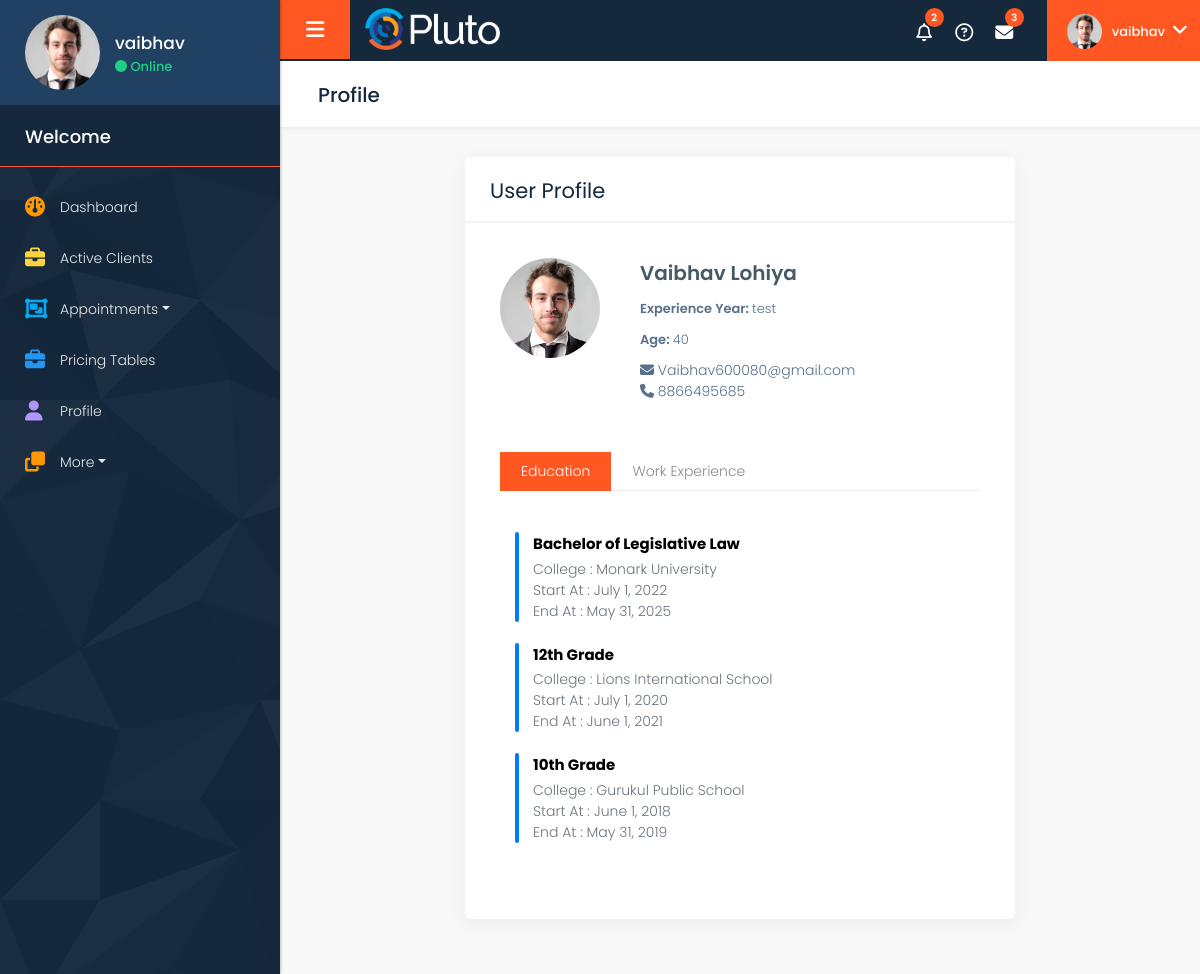
The app's page /profile (signed in) with its own data.
### adminapp/models.py (models this page shows, shortened)
class lawyer(models.Model):
    name = models.CharField(max_length=50)
    email = models.EmailField()
    age = models.IntegerField(null=True, blank=True)
    password = models.CharField(max_length=50)

class Education(models.Model):
    lawyer = models.ForeignKey(lawyer, on_delete=models.CASCADE, related_name="educations")
    degree = models.CharField(max_length=100)
    expertise = models.CharField(max_length=25)
    institution = models.CharField(max_length=100)
    start_date = models.DateField()
    end_date = models.DateField()
    class Meta:
        ordering = ['-end_date']

### lawyerapp/views.py (the view)
# urls.py: path('profile', views.profile),
def profile(request):
    name = request.session['user_id']
    prof_ile = lawyer.objects.filter(id=name).values('name','email').first
    education = Education.objects.filter(lawyer=name).values('degree','institution','expertise','start_date','end_date').all().order_by('-end_date')
    experience = Work_experience.objects.filter(lawyer=name).values('Court','start_date','end_date').all()
    return render(request,'lawyerapp/profile.html',{'profile':prof_ile,'education':education,'experience':experience})

### templates/lawyerapp/profile.html (shortened to what this page needs)
<!DOCTYPE html>
{% load static %}
<html lang="en">
  <head>
    <link
      rel="stylesheet"
      href="{% static 'lawyerapp/css/bootstrap.min.css' %}"
    />
    <link rel="stylesheet" href="{% static 'lawyerapp/style.css' %}" />
    <link
      href="https://cdnjs.cloudflare.com/ajax/libs/font-awesome/6.5.1/css/all.min.css"
      rel="stylesheet"
    />
  </head>
  <body class="dashboard">
    <div class="full_container">
      <div class="inner_container">
        {% include 'lawyerapp/sidebar.html' %}
        <div id="content">
          {% include 'lawyerapp/top.html' %}
          <div class="midde_cont">
            <div class="container-fluid">
              <div class="row column_title">
                <div class="col-md-12">
                  <div class="page_title">
                    <h2>Profile</h2>
                  </div>
                </div>
              </div>
              <div class="row column1">
                <div class="col-md-2"></div>
                <div class="col-md-8">
                  <div class="white_shd full margin_bottom_30">
                    <div class="full graph_head">
                      <div class="heading1 margin_0">
                        <h2>User Profile</h2>
                      </div>
                    </div>
                    <div class="full price_table padding_infor_info">
                      <div class="row">
                        <div class="col-lg-12">
                          <div class="full dis_flex center_text">
                            <div class="profile_img">
                              <img
                                width="100"
                                class="rounded-circle"
                                src="{% static 'lawyerapp/images/layout_img/user_img.jpg'%}"
                                alt="Lawyer Image"
                              />
                            </div>
                            <div class="profile_contant">
                              <div class="contact_inner">
                                <h3>{{profile.name}}</h3>
                                <p><strong>Experience Year: </strong>test</p>
                                <p><strong>Age: </strong>40</p>
                                <ul class="list-unstyled">
                                  <li>
                                    <i class="fa fa-envelope-o"></i>
                                    Vaibhav600080@gmail.com
                                  </li>
                                  <li>
                                    <i class="fa fa-phone"></i> 8866495685
                                  </li>
                                </ul>
                              </div>
                            </div>
                          </div>
                          <div class="full inner_elements margin_top_30">
                            <div class="tab_style2">
                              <div class="tabbar">
                                <nav>
                                  <div
                                    class="nav nav-tabs"
                                    id="nav-tab"
                                    role="tablist"
                                  >
                                    <a
                                      class="nav-item nav-link active"
                                      id="nav-edu-tab"
                                      data-toggle="tab"
                                      href="#education"
                                      role="tab"
                                      >Education</a
                                    >
                                    <a
                                      class="nav-item nav-link"
                                      id="nav-exp-tab"
                                      data-toggle="tab"
                                      href="#experience"
                                      role="tab"
                                      >Work Experience</a
                                    >
                                  </div>
                                </nav>
                                <div class="tab-content" id="nav-tabContent">
                                  <div
                                    class="tab-pane fade show active"
                                    id="education"
                                    role="tabpanel"
                                  >
                                  <div class="container mt-4">
                                    {% for edu in education%}
                                      <div class="d-flex mb-4">
                                        <div
                                          class="education-border me-3 mr-3"
                                        ></div>
                                        <div>
                                          <h5 class="mb-1">{{edu.degree}}</h5>
                                          <p class="text-muted mb-0">
                                            College : {{edu.institution}}
                                          </p>
                                          <p class="text-muted mb-0">
                                            Start At : {{edu.start_date}}
                                          </p>
                                          <p class="text-muted mb-0">
                                            End At : {{edu.end_date}}
                                          </p>
                                        </div>
                                      </div>
                                      {% endfor %}
                                    </div>
                                  </div>
                                </div>
                              </div>
                            </div>
                          </div>
                        </div>
                      </div>
                    </div>
                  </div>
                  <div class="col-md-2"></div>
                </div>
              </div>
            </div>
          </div>
        </div>
      </div>
    </div>
  </body>
</html>

### static/lawyerapp/style.css (style rules this page uses)
* { margin: 0; padding: 0; outline: none !important; }
html, body { color: #898989; font-size: 14px; font-family: 'Poppins', sans-serif; line-height: normal; font-weight: 300; overflow-x: hidden !important; }
a { color: #1f1f1f; text-decoration: none !important; outline: none !important; -webkit-transition: all .3s ease-in-out; -moz-transition: all .3s ease-in-out; -ms-transition: all .3s ease-in-out; -o-transition: all .3s ease-in-out; transition: all .3s ease-in-out; }
h1, h2, h3, h4, h5, h6 { letter-spacing: 0; font-weight: normal; position: relative; padding: 0; font-weight: normal; line-height: normal; color: #1f1f1f; margin: 0 }
h3 { font-size: 18px }
h5 { font-size: 14px }
a { color: #898989; text-decoration: none; outline: none; }
a, .btn { text-decoration: none !important; outline: none !important; -webkit-transition: all .3s ease-in-out; -moz-transition: all .3s ease-in-out; -ms-transition: all .3s ease-in-out; -o-transition: all .3s ease-in-out; transition: all .3s ease-in-out; }
ul { list-style-type: none; padding: 0px; margin: 0px; }
.padding_infor_info { padding: 35px 35px; float: left; width: 100%; }
h2 { font-size: 30px; color: #000; line-height: 20px; font-weight: 700; position: relative; }
h3 { font-size: 24px; color: #000; line-height: normal; font-weight: 700; text-transform: uppercase; }
h5 { font-size: 15px; font-weight: 700; text-transform: uppercase; margin: 0; line-height: normal; color: #000; }
p { color: #58718a; font-size: 14px; line-height: 21px; }
.container { width: 1200px; }
.full { width: 100%; float: left; }
.heading1 h2 { line-height: normal; font-size: 21px; font-weight: 400; margin: 0; padding-left: 0; color: #15283c; letter-spacing: 0px; }
.margin_top_30 { margin-top: 30px; }
.margin_0 { margin: 0 !important; }
.full_container { width: 100%; max-width: 100%; padding: 0; margin: 0; }
.inner_container { padding: 0; margin: 0; display: flex; }
i, span { display: inline-block; }
#content { width: 100%; min-height: 100vh; transition: ease all 0.3s; position: relative; padding: 60px 25px 25px 305px; background: #f8f8f8; }
.page_title { background: #fff; margin-top: 0; margin-bottom: 30px; padding: 25px 35px 22px 38px; box-shadow: 1px 0 5px rgba(0, 0, 0, 0.1); margin-left: -40px; margin-right: -40px; position: relative; }
.page_title h2 { font-size: 20px; font-weight: 500; color: #15283c; }
.graph_head { padding: 18px 25px 15px; float: left; width: 100%; border-bottom: solid #f3f3f3 2px; }
.heading1 { float: left; padding: 0 0 20px 0; width: 100%; margin-top: 50px; }
.graph_head .heading1 { float: left; padding: 0; width: auto; }
.margin_bottom_30 { margin-bottom: 30px; }
.white_shd { background: #fff; box-shadow: 0 5px 20px rgba(0, 0, 0, 0.05); border-radius: 5px; margin-top: 0; }
.tabbar { float: left; width: 100%; }
.tab-content { padding: 20px 0; }
.tab-content p { margin: 0; line-height: normal; font-size: 14px; font-weight: 300; }
.tabbar .nav-tabs { border-bottom: solid #eee 1px; }
.tabbar nav div.nav-tabs .nav-link { border-radius: 0; padding: 8px 20px; font-size: 14px; font-weight: 300; }
.tab_style2 .tabbar nav div.nav-tabs .nav-link.active { background: #ff5722; color: #fff; border-color: #ff5722; }
.contact_inner { float: left; width: 100%; }
.contact_inner h3 { font-weight: 600; text-transform: none; font-size: 20px; margin-bottom: 10px; color: #455a64; }
.contact_inner p { font-size: 13px; margin: 0 0 10px 0; }
.contact_inner p strong { font-weight: 600; }
.contact_inner .list-unstyled { list-style: none; }
.contact_inner .list-unstyled li { float: left; margin-right: 15px; font-size: 14px; color: #58718a; width: 100%; }
.profile_img { float: left; margin-right: 20px; }
.profile_contant { float: left; padding: 0 20px 20px 20px; width: 100%; }
.dis_flex { display: flex; }

### templates/lawyerapp/profile.html (style rules this page uses)
.education-border { width: 4px; background-color: #007bff; }
h5, .education-border { text-transform: none !important; border-radius: 10px; }

### records on screen
lawyer: name "Vaibhav Lohiya"
Education: degree "Bachelor of Legislative Law", institution "Monark University", start_date "July 1, 2022", end_date "May 31, 2025"
Education: degree "12th Grade", institution "Lions International School", start_date "July 1, 2020", end_date "June 1, 2021"
Education: degree "10th Grade", institution "Gurukul Public School", start_date "June 1, 2018", end_date "May 31, 2019"

### other values on screen
{{ request.session.name }} "vaibhav"
